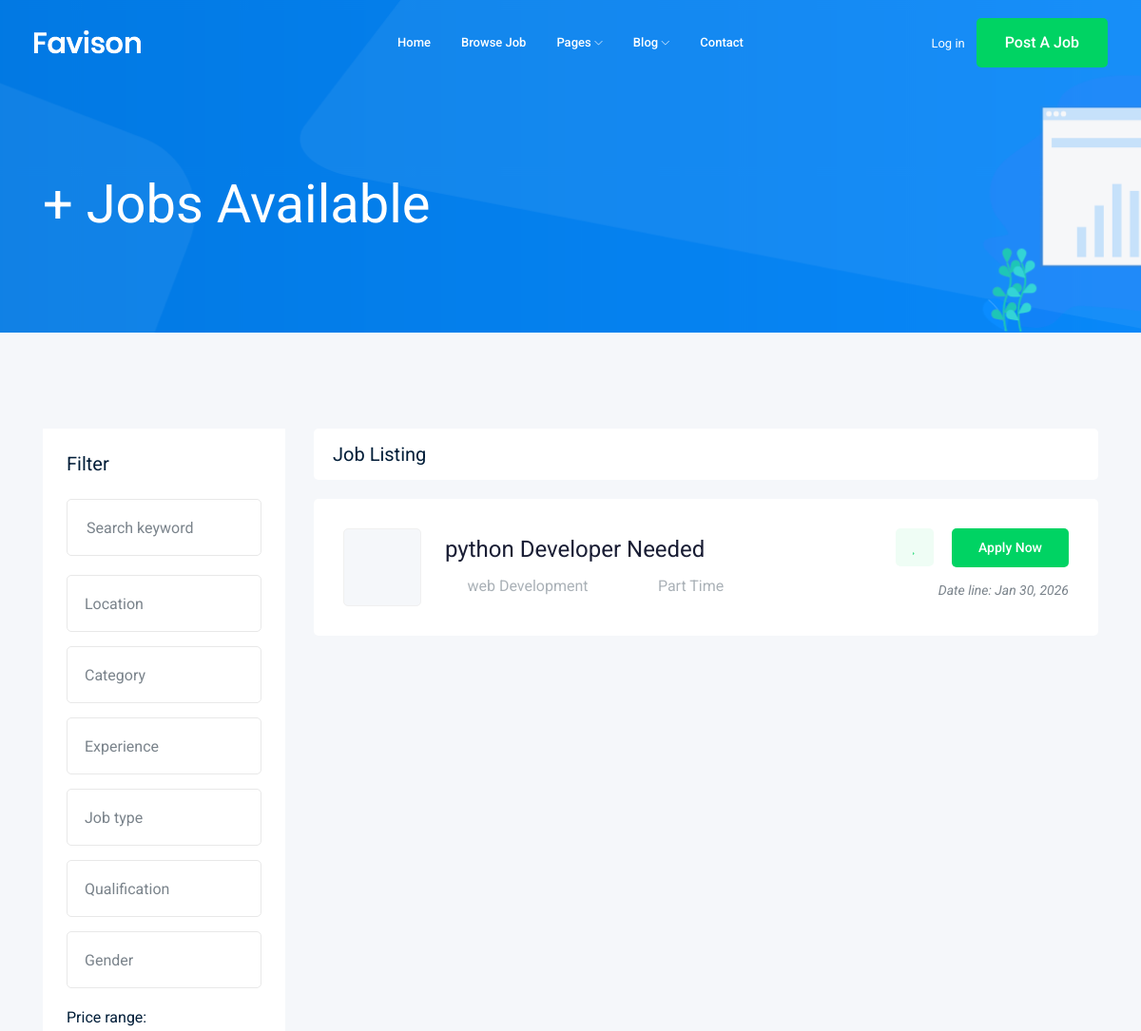
The app's page /jobs/ (upper part), older data.
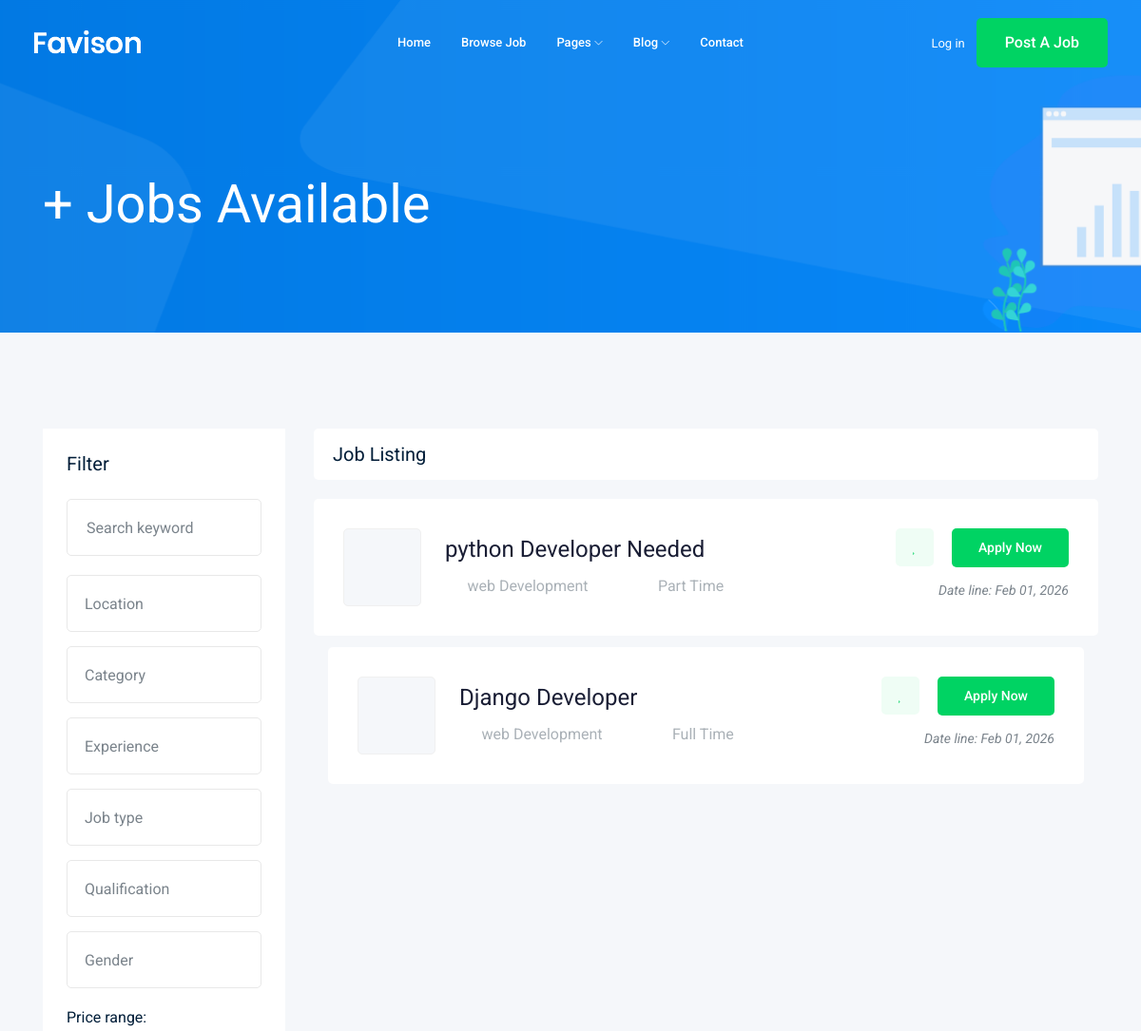
The same page, newer data.
### job/models.py (models this page shows, shortened)
class Job(models.Model):
  owner = models.ForeignKey(User, related_name='job_owner', on_delete=models.CASCADE)
  title = models.CharField(max_length=100)
  job_type = models.CharField(max_length=15 , choices=JOB_TYPE)
  description = models.TextField(max_length=1000)
  published_at = models.DateTimeField(auto_now=True)
  Vacancy = models.IntegerField(default=1)
  salary = models.IntegerField(default=0)
  experience = models.IntegerField(default=0)
  category = models.ForeignKey('Category', on_delete=models.CASCADE)
  image = models.ImageField(upload_to=image_upload)
  slug = models.SlugField(blank=True, null=True)

class Category(models.Model):
  name = models.CharField(max_length=25)
  def __str__(self):
    return self.name

### job/views.py (the view)
# urls.py: path('', views.job_list, name='job_list'),
def job_list(request):
  job_list = Job.objects.all()
  paginator = Paginator(job_list, 4)
  page_number = request.GET.get('page')
  page_obj = paginator.get_page(page_number)
  context = {'jobs': page_obj}
  return render(request, 'job/job_list.html', context)

### job/templates/job/job_list.html (shortened to what this page needs)
{% extends 'base.html' %}
{% block body %}
    <div class="bradcam_area bradcam_bg_1">
        <div class="container">
            <div class="row">
                <div class="col-xl-12">
                    <div class="bradcam_text">
                        <h3>{{ jobs.count }}+ Jobs Available</h3>
                    </div>
                </div>
            </div>
        </div>
    </div>
    <div class="job_listing_area plus_padding">
        <div class="container">
            <div class="row">
                <div class="col-lg-3">
                    <div class="job_filter white-bg">
                        <div class="form_inner white-bg">
                            <h3>Filter</h3>
                            <form action="#">
                                <div class="row">
                                    <div class="col-lg-12">
                                        <div class="single_field">
                                            <input type="text" placeholder="Search keyword">
                                        </div>
                                    </div>
                                    <div class="col-lg-12">
                                    </div>
                                    <div class="col-lg-12">
                                    </div>
                                    <div class="col-lg-12">
                                    </div>
                                    <div class="col-lg-12">
                                    </div>
                                    <div class="col-lg-12">
                                    </div>
                                    <div class="col-lg-12">
                                    </div>
                                </div>
                            </form>
                        </div>
                        <div class="range_wrap">
                            <label for="amount">Price range:</label>
                        </div>
                    </div>
                </div>
                <div class="col-lg-9">
                    <div class="recent_joblist_wrap">
                        <div class="recent_joblist white-bg ">
                            <div class="row align-items-center">
                                <div class="col-md-6">
                                    <h4>Job Listing</h4>
                                </div>
                                <div class="col-md-6">
                                </div>
                            </div>
                        </div>
                    </div>
                    <div class="job_lists m-0">
                        <div class="row">
                            {% for job in jobs %}
                            <div class="col-lg-12 col-md-12">
                                <div class="single_jobs white-bg d-flex justify-content-between">
                                    <div class="jobs_left d-flex align-items-center">
                                        <div class="thumb">
                                        </div>
                                        <div class="jobs_conetent">
                                            <a href="{% url 'job:job_detail' job.slug %}"><h4>{{ job.title }}</h4></a>
                                            <div class="links_locat d-flex align-items-center">
                                                <div class="location">
                                                    <p> <i class="fa fa-map-marker"></i> {{ job.category }}</p>
                                                </div>
                                                <div class="location">
                                                    <p> <i class="fa fa-clock-o"></i> {{ job.job_type }}</p>
                                                </div>
                                            </div>
                                        </div>
                                    </div>
                                    <div class="jobs_right">
                                        <div class="apply_now">
                                            <a class="heart_mark" href="#"> <i class="fa fa-heart"></i> </a>
                                            <a href="{% url 'job:job_detail' job.slug %}" class="boxed-btn3">Apply Now</a>
                                        </div>
                                        <div class="date">
                                            <p>Date line: {{ job.published_at|date:"M d, Y" }}</p>
                                        </div>
                                    </div>
                                </div>
                                {% endfor %}
                            </div>
                    </div>
                </div>
            </div>
        </div>
    </div>
{% endblock body %}

### templates/base.html (shortened to what this page needs)
{% load static %}
<!doctype html>
<html class="no-js" lang="zxx">
<head>
    <link rel="stylesheet" href="{% static 'css/bootstrap.min.css' %}">
    <link rel="stylesheet" href="{% static 'css/owl.carousel.min.css' %}">
    <link rel="stylesheet" href="{% static 'css/magnific-popup.css' %}">
    <link rel="stylesheet" href="{% static 'css/font-awesome.min.css' %}">
    <link rel="stylesheet" href="{% static 'css/themify-icons.css' %}">
    <link rel="stylesheet" href="{% static 'css/nice-select.css' %}">
    <link rel="stylesheet" href="{% static 'css/flaticon.css' %}">
    <link rel="stylesheet" href="{% static 'css/jquery-ui.css' %}">
    <link rel="stylesheet" href="{% static 'css/gijgo.css' %}">
    <link rel="stylesheet" href="{% static 'css/animate.min.css' %}">
    <link rel="stylesheet" href="{% static 'css/slicknav.css' %}">
    <link rel="stylesheet" href="{% static 'css/style.css' %}">
</head>
<body>
    <header>
        <div class="header-area ">
            <div id="sticky-header" class="main-header-area">
                <div class="container-fluid ">
                    <div class="header_bottom_border">
                        <div class="row align-items-center">
                            <div class="col-xl-3 col-lg-2">
                                <div class="logo">
                                    <a href="index.html">
                                        <img src="img/logo.png" alt="">
                                    </a>
                                </div>
                            </div>
                            <div class="col-xl-6 col-lg-7">
                                <div class="main-menu  d-none d-lg-block">
                                    <nav>
                                        <ul id="navigation">
                                            <li><a href="index.html">home</a></li>
                                            <li><a href="jobs.html">Browse Job</a></li>
                                            <li><a href="#">pages <i class="ti-angle-down"></i></a>
                                            </li>
                                            <li><a href="#">blog <i class="ti-angle-down"></i></a>
                                            </li>
                                            <li><a href="contact.html">Contact</a></li>
                                        </ul>
                                    </nav>
                                </div>
                            </div>
                            <div class="col-xl-3 col-lg-3 d-none d-lg-block">
                                <div class="Appointment">
                                    <div class="phone_num d-none d-xl-block">
                                        <a href="#">Log in</a>
                                    </div>
                                    <div class="d-none d-lg-block">
                                        <a class="boxed-btn3" href="#">Post a Job</a>
                                    </div>
                                </div>
                            </div>
                            <div class="col-12">
                            </div>
                        </div>
                    </div>
                </div>
            </div>
        </div>
    </header>
    {% block body %}
    {% endblock body %}
</body>
</html>

Row changes from the older to the newer data that the page shows:
changed Job "python Developer Needed": published_at "Jan 30, 2026" → "Feb 01, 2026"
added Job: title "Django Developer", category "web Development", job_type "Full Time", published_at "Feb 01, 2026"
